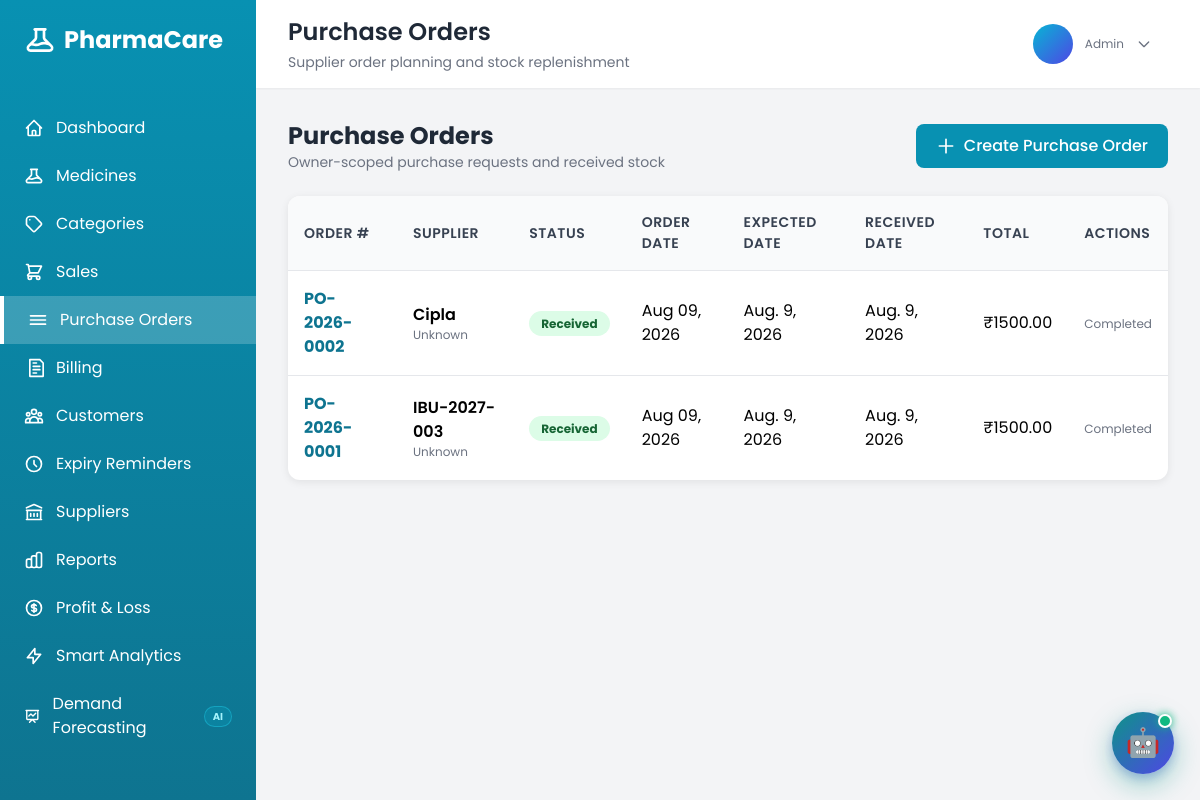
Page /purchase-orders/ (signed in) on the earlier database version.
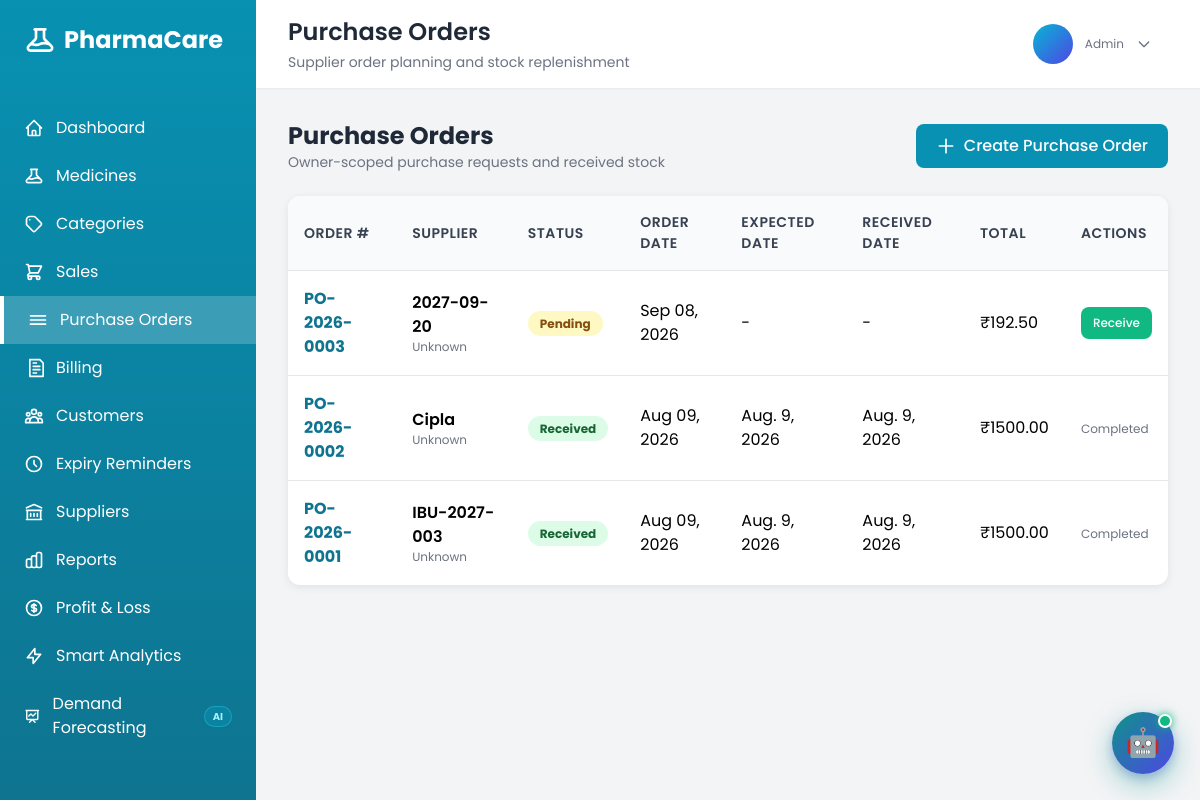
Same page on the later database version.
### MediApp/models.py (models this page shows, shortened)
class User(AbstractUser):
    ROLE_CHOICES = [
        ('admin', 'Admin'),
        ('pharmacist', 'Pharmacist'),
        ('assistant', 'Assistant'),
    ]
    role = models.CharField(max_length=20, choices=ROLE_CHOICES, default='assistant')
    contact_number = models.CharField(max_length=15, blank=True)

class PurchaseOrder(models.Model):
    STATUS_CHOICES = [
        ('Pending', 'Pending'),
        ('Received', 'Received'),
        ('Cancelled', 'Cancelled'),
    ]
    order_number = models.CharField(max_length=50, unique=True)
    supplier = models.ForeignKey(
        Supplier,
        on_delete=models.SET_NULL,
        null=True,
        blank=True,
        related_name='purchase_orders'
    )
    status = models.CharField(max_length=20, choices=STATUS_CHOICES, default='Pending')
    order_date = models.DateTimeField(default=timezone.now)
    expected_date = models.DateField(null=True, blank=True)
    received_date = models.DateField(null=True, blank=True)
    created_by = models.ForeignKey(
        User,
        on_delete=models.SET_NULL,
        null=True,
        blank=True,
        related_name='purchase_orders_created'
    )
    total_amount = models.DecimalField(max_digits=12, decimal_places=2, default=0)
    class Meta:
        ordering = ['-order_date']

class Supplier(models.Model):
    name = models.CharField(max_length=100)
    location = models.CharField(max_length=100)
    description = models.TextField(blank=True)
    contact_number = models.CharField(max_length=15)
    email = models.EmailField()
    created_by = models.ForeignKey(
        'User',
        on_delete=models.SET_NULL,
        null=True,
        blank=True,
        related_name='suppliers_created'
    )
    created_at = models.DateTimeField(default=timezone.now)
    updated_at = models.DateTimeField(auto_now=True)
    class Meta:
        ordering = ['-created_at']

### MediApp/views.py (the view)
# urls.py: path('purchase-orders/', views.purchase_order_list, name='purchase_order_list'),
@assistant_or_above
def purchase_order_list(request):
    purchase_orders = owner_scope_purchase_orders(
        request,
        PurchaseOrder.objects.select_related('supplier', 'created_by').prefetch_related('items__medicine')
    )
    return render(request, 'purchase_orders/purchase_order_list.html', {
        'purchase_orders': purchase_orders,
    })

### MediApp/templates/purchase_orders/purchase_order_list.html (shortened to what this page needs)
{% extends 'base.html' %}
{% block page_title %}Purchase Orders{% endblock %}
{% block page_subtitle %}Supplier order planning and stock replenishment{% endblock %}
{% block content %}
<div class="max-w-7xl">
    <div class="flex justify-between items-center mb-6">
        <div>
            <h2 class="text-2xl font-bold text-gray-800">Purchase Orders</h2>
            <p class="text-sm text-gray-500">Owner-scoped purchase requests and received stock</p>
        </div>
        <div class="flex gap-3">
            <a href="{% url 'purchase_order_add' %}" class="btn btn-primary">
                <svg class="w-5 h-5" fill="none" stroke="currentColor" viewBox="0 0 24 24">
                    <path stroke-linecap="round" stroke-linejoin="round" stroke-width="2" d="M12 4v16m8-8H4"/>
                </svg>
                Create Purchase Order
            </a>
        </div>
    </div>
    <div class="table-container">
        <table>
            <thead>
                <tr>
                    <th>Order #</th>
                    <th>Supplier</th>
                    <th>Status</th>
                    <th>Order Date</th>
                    <th>Expected Date</th>
                    <th>Received Date</th>
                    <th>Total</th>
                    <th>Actions</th>
                </tr>
            </thead>
            <tbody>
                {% for po in purchase_orders %}
                <tr>
                    <td class="font-bold text-cyan-700">{{ po.order_number }}</td>
                    <td>
                        {% if po.supplier %}
                            <div class="font-semibold">{{ po.supplier.name }}</div>
                            <div class="text-xs text-gray-500">{{ po.supplier.location }}</div>
                        {% else %}
                            <span class="text-gray-500">No supplier</span>
                        {% endif %}
                    </td>
                    <td>
                        {% if po.status == 'Received' %}
                        <span class="px-3 py-1 rounded-full bg-green-100 text-green-800 text-xs font-bold">Received</span>
                        {% elif po.status == 'Cancelled' %}
                        <span class="px-3 py-1 rounded-full bg-red-100 text-red-800 text-xs font-bold">Cancelled</span>
                        {% else %}
                        <span class="px-3 py-1 rounded-full bg-yellow-100 text-yellow-800 text-xs font-bold">Pending</span>
                        {% endif %}
                    </td>
                    <td>{{ po.order_date|date:'M d, Y' }}</td>
                    <td>{{ po.expected_date|default:'-' }}</td>
                    <td>{{ po.received_date|default:'-' }}</td>
                    <td>₹{{ po.total_amount|floatformat:2 }}</td>
                    <td>
                        {% if po.status != 'Received' %}
                        <form method="post" action="{% url 'purchase_order_receive' po.id %}">
                            <button type="submit" class="btn btn-success text-xs px-3 py-2">Receive</button>
                        </form>
                        {% else %}
                        <span class="text-xs text-gray-500">Completed</span>
                        {% endif %}
                    </td>
                </tr>
                {% empty %}
                <tr>
                    <td colspan="8" class="text-center py-8 text-gray-500">No purchase orders have been created yet.</td>
                </tr>
                {% endfor %}
            </tbody>
        </table>
    </div>
</div>
{% endblock %}

### MediApp/templates/base.html (shortened to what this page needs)
<!DOCTYPE html>
<html lang="en">
<head>
    <script src="https://cdn.tailwindcss.com"></script>
</head>
<body>
    <aside class="sidebar" id="sidebar">
        <div class="p-6">
            <div class="flex items-center justify-between">
                <h1 class="text-2xl font-bold flex items-center gap-2">
                    PharmaCare
                </h1>
            </div>
        </div>
        <nav class="mt-6">
            <a href="{% url 'dashboard' %}"
                class="nav-link flex items-center gap-3 px-6 py-3 {% if request.resolver_match.url_name == 'dashboard' %}active{% endif %}"
                onclick="closeSidebarOnMobile()">
                <svg class="w-5 h-5" fill="none" stroke="currentColor" viewBox="0 0 24 24">
                    <path stroke-linecap="round" stroke-linejoin="round" stroke-width="2"
                        d="M3 12l2-2m0 0l7-7 7 7M5 10v10a1 1 0 001 1h3m10-11l2 2m-2-2v10a1 1 0 01-1 1h-3m-6 0a1 1 0 001-1v-4a1 1 0 011-1h2a1 1 0 011 1v4a1 1 0 001 1m-6 0h6" />
                </svg>
                Dashboard
            </a>
            {% if request.user.is_superuser or request.user.role == 'admin' or request.user.role == 'pharmacist' %}
            <a href="{% url 'medicine_list' %}"
                class="nav-link flex items-center gap-3 px-6 py-3 "
                onclick="closeSidebarOnMobile()">
                Medicines
            </a>
            <a href="{% url 'category_list' %}"
                class="nav-link flex items-center gap-3 px-6 py-3 {% if 'categories' in request.path %}active{% endif %}"
                onclick="closeSidebarOnMobile()">
                <svg class="w-5 h-5" fill="none" stroke="currentColor" viewBox="0 0 24 24">
                    <path stroke-linecap="round" stroke-linejoin="round" stroke-width="2"
                        d="M7 7h.01M7 3h5c.512 0 1.024.195 1.414.586l7 7a2 2 0 010 2.828l-7 7a2 2 0 01-2.828 0l-7-7A1.994 1.994 0 013 12V7a4 4 0 014-4z" />
                </svg>
                Categories
            </a>
            {% endif %}
            <a href="{% url 'sales_list' %}"
                class="nav-link flex items-center gap-3 px-6 py-3 {% if 'sales' in request.path %}active{% endif %}"
                onclick="closeSidebarOnMobile()">
                <svg class="w-5 h-5" fill="none" stroke="currentColor" viewBox="0 0 24 24">
                    <path stroke-linecap="round" stroke-linejoin="round" stroke-width="2"
                        d="M3 3h2l.4 2M7 13h10l4-8H5.4M7 13L5.4 5M7 13l-2.293 2.293c-.63.63-.184 1.707.707 1.707H17m0 0a2 2 0 100 4 2 2 0 000-4zm-8 2a2 2 0 11-4 0 2 2 0 014 0z" />
                </svg>
                Sales
            </a>
            <a href="{% url 'purchase_order_list' %}"
                class="nav-link flex items-center gap-3 px-6 py-3 {% if 'purchase-orders' in request.path %}active{% endif %}"
                onclick="closeSidebarOnMobile()">
                <svg class="w-5 h-5" fill="none" stroke="currentColor" viewBox="0 0 24 24">
                    <path stroke-linecap="round" stroke-linejoin="round" stroke-width="2" d="M3 7h18M3 12h18M3 17h18" />
                </svg>
                Purchase Orders
            </a>
            <a href="{% url 'invoice_history' %}"
                class="nav-link flex items-center gap-3 px-6 py-3 {% if 'billing' in request.path or request.resolver_match.url_name == 'invoice_detail' %}active{% endif %}"
                onclick="closeSidebarOnMobile()">
                <svg class="w-5 h-5" fill="none" stroke="currentColor" viewBox="0 0 24 24">
                    <path stroke-linecap="round" stroke-linejoin="round" stroke-width="2"
                        d="M7 2h12l4 4v16H7zM11 10h8M11 14h8M11 18h4M11 6h4" />
                </svg>
                Billing
            </a>
            <a href="{% url 'customer_list' %}"
                class="nav-link flex items-center gap-3 px-6 py-3 {% if 'customer' in request.path and 'expiry-reminders' not in request.path %}active{% endif %}"
                onclick="closeSidebarOnMobile()">
                Customers
            </a>
            <a href="{% url 'expiry_reminder_list' %}"
                class="nav-link flex items-center gap-3 px-6 py-3 {% if 'expiry-reminders' in request.path %}active{% endif %}"
                onclick="closeSidebarOnMobile()">
                <svg class="w-5 h-5" fill="none" stroke="currentColor" viewBox="0 0 24 24">
                    <path stroke-linecap="round" stroke-linejoin="round" stroke-width="2"
                        d="M12 8v4l3 3m6-3a9 9 0 11-18 0 9 9 0 0118 0z" />
                </svg>
                Expiry Reminders
            </a>
            {% if request.user.is_superuser or request.user.role == 'admin' or request.user.role == 'pharmacist' %}
            <a href="{% url 'supplier_list' %}"
                class="nav-link flex items-center gap-3 px-6 py-3 {% if 'supplier' in request.path %}active{% endif %}"
                onclick="closeSidebarOnMobile()">
                <svg class="w-5 h-5" fill="none" stroke="currentColor" viewBox="0 0 24 24">
                    <path stroke-linecap="round" stroke-linejoin="round" stroke-width="2"
                        d="M8 14v3m4-3v3m4-3v3M3 21h18M3 10h18M3 7l9-4 9 4M4 10h16v11H4V10z" />
                </svg>
                Suppliers
            </a>
            {% endif %}
            {% if request.user.is_superuser or request.user.role == 'admin' or request.user.role == 'pharmacist' or request.user.role == 'assistant' %}
            <a href="{% url 'reports_dashboard' %}"
                class="nav-link flex items-center gap-3 px-6 py-3 {% if request.resolver_match.url_name == 'reports_dashboard' %}active{% endif %}"
                onclick="closeSidebarOnMobile()">
                Reports
            </a>
            <a href="{% url 'profit_loss_report' %}"
                class="nav-link flex items-center gap-3 px-6 py-3 {% if request.resolver_match.url_name == 'profit_loss_report' %}active{% endif %}"
                onclick="closeSidebarOnMobile()">
                Profit & Loss
            </a>
            <a href="{% url 'smart_analytics' %}"
                class="nav-link flex items-center gap-3 px-6 py-3 {% if request.resolver_match.url_name == 'smart_analytics' %}active{% endif %}"
                onclick="closeSidebarOnMobile()">
                <svg class="w-5 h-5" fill="none" stroke="currentColor" viewBox="0 0 24 24">
                    <path stroke-linecap="round" stroke-linejoin="round" stroke-width="2"
                        d="M13 10V3L4 14h7v7l9-11h-7z" />
                </svg>
                Smart Analytics
            </a>
            <a href="{% url 'demand_forecasting' %}"
                class="nav-link flex items-center gap-3 px-6 py-3 {% if request.resolver_match.url_name == 'demand_forecasting' %}active{% endif %}"
                onclick="closeSidebarOnMobile()">
                <svg class="w-5 h-5" fill="none" stroke="currentColor" viewBox="0 0 24 24">
                    <path stroke-linecap="round" stroke-linejoin="round" stroke-width="2"
                        d="M7 12l3-3 3 3 4-4M8 21l4-4 4 4M3 4h18M4 4h16v12a1 1 0 01-1 1H5a1 1 0 01-1-1V4z" />
                </svg>
                Demand Forecasting
                <span
                    class="ml-auto text-[10px] font-bold bg-cyan-500/20 text-cyan-200 border border-cyan-400/40 px-2 py-0.5 rounded-full">AI</span>
            </a>
            {% endif %}
        </nav>
    </aside>
    <div class="main-content" id="mainContent">
        <header class="bg-white shadow-sm px-4 md:px-8 py-4 sticky top-0 z-50">
            <div class="flex justify-between items-center">
                <div class="flex items-center gap-4">
                    <div>
                        <h2 class="text-xl md:text-2xl font-semibold text-gray-800">{% block page_title %}Dashboard{% endblock %}</h2>
                        <p class="text-xs md:text-sm text-gray-500 mt-1 hidden sm:block">{% block page_subtitle %}Welcome back, {{ request.user.get_full_name|default:request.user.username }}{% endblock %}</p>
                    </div>
                </div>
                <div class="user-dropdown">
                    <button onclick="toggleDropdown()"
                        class="flex items-center gap-2 md:gap-3 px-2 md:px-4 py-2 rounded-lg hover:bg-gray-100 transition">
                        <div
                            class="w-8 h-8 md:w-10 md:h-10 bg-gradient-to-br from-cyan-500 to-indigo-600 rounded-full flex items-center justify-center text-white font-semibold text-sm md:text-base">
                        </div>
                        <div class="text-left hidden md:block">
                            <p class="text-xs text-gray-500">{{ user.get_role_display }}</p>
                        </div>
                        <svg class="w-4 h-4 text-gray-500" fill="none" stroke="currentColor" viewBox="0 0 24 24">
                            <path stroke-linecap="round" stroke-linejoin="round" stroke-width="2" d="M19 9l-7 7-7-7" />
                        </svg>
                    </button>
                </div>
            </div>
        </header>
        <main class="flex-1 p-4 md:p-8">
            {% block content %}
            {% endblock %}
        </main>
    </div>
    {% if request.user.is_authenticated %}
    <button id="medibot-fab" onclick="medibotToggle()" title="MediBot — AI Pharmacy Assistant"
        aria-label="Open MediBot">
        🤖
        <span class="fab-badge"></span>
    </button>
    {% endif %}
</body>
</html>

Differences in the rows shown:
added PurchaseOrder: order_number "PO-2026-0003", supplier.name "2027-09-20", supplier.location "Unknown", status "Pending", order_date "Sep 08, 2026", expected_date "-", received_date "-", total_amount "192.50"
